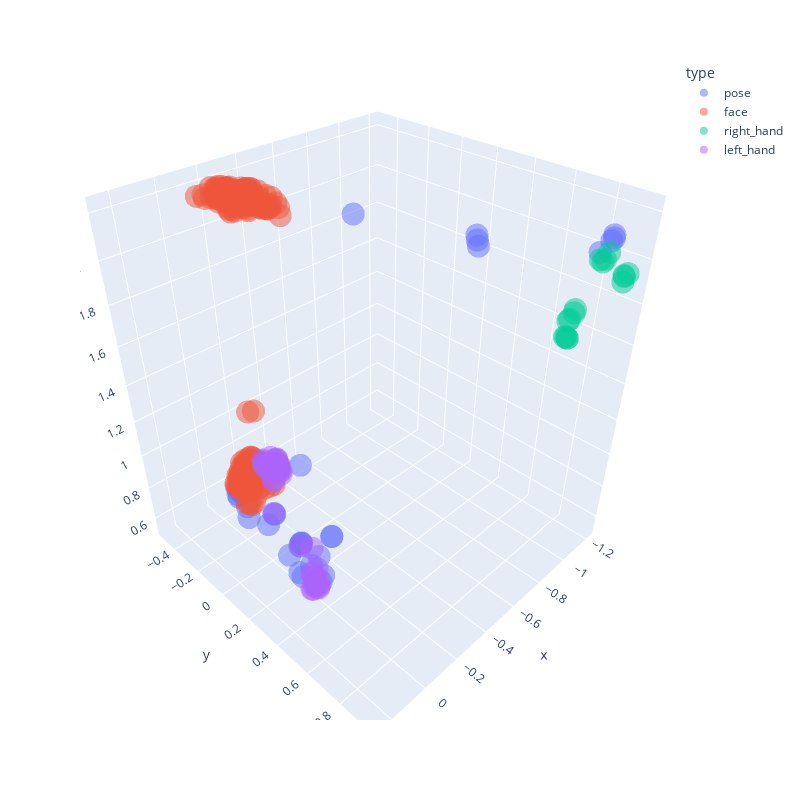

Write notebook code for a chart like this one.
### Code cell
px.scatter_3d(df3, x="x", y="y", z="z", color="type" , opacity=0.5, width=800, height=800).show()
